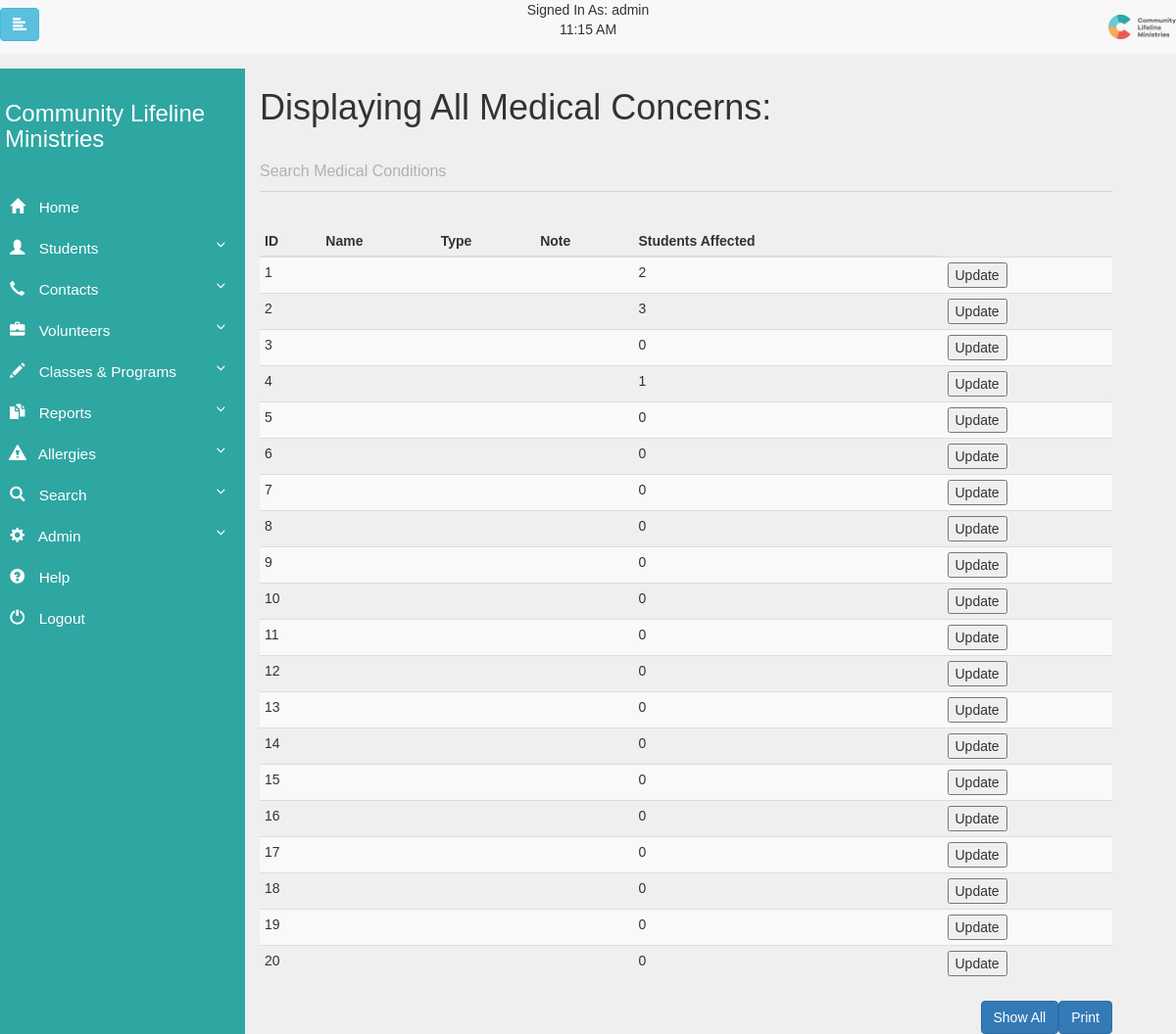
Screenshot of /php-files/show/ShowMedicalConcerns.php (signed in) with the database file from the repository.
### tables this page shows
CREATE TABLE Medical_Concerns (
  Created_Timestamp      TIMESTAMP DEFAULT now(),
  Last_Updated_Timestamp TIMESTAMP DEFAULT CURRENT_TIMESTAMP,
  Author_Username        VARCHAR(30),
  Id                     INT(10)   AUTO_INCREMENT PRIMARY KEY,
  Name                   VARCHAR(60),
  Note                   VARCHAR(500)
);

### php-files/widgets/TimeZoneFormat.php (called while the page is built, shortened)
<?php
$date = new DateTime(null, new DateTimeZone(date_default_timezone_get()));
$date->setTimeZone(new DateTimeZone('America/Chicago'));
$timeToDisplay = (string)$date->format("g:i A");
?>

### php-files/show/ShowMedicalConcerns.php (the view, shortened to what this page needs)
<?php
include("../scripts/header.php");
include("../../db/config.php");
$query = "SELECT * FROM Medical_Concerns;";
$result = mysqli_query($db, $query);
?>
<link rel="stylesheet" href="../../css/form-styles.css"/>
<link rel="stylesheet" href="../../css/toggle-switch.css"/>
<link rel="stylesheet" href="../../css/input-styles.css"/>
<h1>Displaying All Medical Concerns:</h1>
<div class="col-lg">
    <div class="mdl-textfield mdl-js-textfield mdl-textfield--floating-label">
        <input id="searchInput" class="mdl-textfield__input" name="searchInput" onkeyup="FilterFields();"
               type="text"/>
        <label class="mdl-textfield__label" for="searchInput">Search Medical Conditions</label>
    </div>
</div>
<br/>
<div id="print_div" class="table-wrapper">
    <table id="allergy-table" class="table table-condensed table-striped">
        <thead>
        <tr>
            <th>ID</th>
            <th>Name</th>
            <th>Type</th>
            <th>Note</th>
            <th>Students Affected</th>
        </tr>
        </thead>
        <tbody>
        <?php
        while ($row = mysqli_fetch_array($result, MYSQLI_ASSOC)) {
            $search = $row['Id'];
            $studentToAllergyQuery = ("SELECT COUNT(Medical_Concern_Id) from Student_To_Medical_Concerns Where Medical_Concern_Id = $search;");
            $rs = mysqli_query($db, $studentToAllergyQuery);
            $result2 = mysqli_fetch_array($rs);
            echo "<tr><td>";
            echo $row['Id'];
            echo "</td><td>";
            echo "</td><td>";
            echo "</td><td>";
            echo "</td><td>";
            echo "$result2[0]";
            echo "</td><td>";
            echo "<button class='table-update-button' type='button' value='$search' >Update</button>";
        }
        ?>
        </tbody>
    </table>
</div>
<input type="button" class="btn btn-primary pull-right" onclick="printReport('print_div')" value="Print"/>
<input type="button" id="show-all-button" class="btn btn-primary pull-right" value="Show All"/>
<?php
include("../scripts/footer.php");
?>

### php-files/scripts/header.php (shortened to what this page needs)
<?php
$userMakingChanges = $_SESSION['loggedIn'];
include("../widgets/TimeZoneFormat.php");
?>
<!DOCTYPE html>
<html>
<head>
    <link rel="stylesheet" href="../../css/slide-out-modal.css"/>
    <link rel="stylesheet" href="../../css/input-styles.css"/>
    <link rel="stylesheet" href="https://cdnjs.cloudflare.com/ajax/libs/font-awesome/4.7.0/css/font-awesome.min.css">
    <link rel="stylesheet" href="../../node_modules/bootstrap/dist/css/bootstrap.min.css"/>
    <link rel="stylesheet" href="https://maxcdn.bootstrapcdn.com/bootstrap/3.3.7/css/bootstrap.min.css">
    <link rel="stylesheet" type="text/css" href="../../css/clm.css"/>
</head>
<body>
<nav class="navbar-default navbar-fixed-top">
    <div class="navbar-user">
        Signed In As: <?php echo $userMakingChanges ?>
        <div class="">
            <? echo $timeToDisplay ?>
        </div>
    </div>
    <div class="navbar-collapse collapse">
        <ul class="nav navbar-nav navbar-left">
            <li>
                <button type="button" id="sidebarCollapse" class="btn btn-info navbar-btn">
                    <i class="glyphicon glyphicon-align-left"></i>
                </button>
            </li>
        </ul>
        <ul class="nav navbar-nav navbar-right">
            <li><a href="../index-login/menu.php"><img src="../../images/new-logo.png" alt="CLM Logo" height="25px"></a>
            </li>
        </ul>
    </div>
</nav>
<div class="wrapper">
    <nav id="sidebar">
        <div class="navbar-btn sidebar">
            <div class="sidebar-header">
                <h3>Community Lifeline Ministries</h3>
            </div>
            <ul class="list-unstyled components">
                <li class="Closed">
                    <a href="../index-login/menu.php">
                        <i class="glyphicon glyphicon-home"></i> Home
                    </a>
                </li>
                <li>
                    <a href="#studentSubmenu" data-toggle="collapse" aria-expanded="false">
                        <i class="glyphicon glyphicon-user"></i> Students
                    </a>
                </li>
                <li>
                    <a href="#contactSubmenu" data-toggle="collapse" aria-expanded="false">
                        <i class="glyphicon glyphicon-earphone"></i> Contacts
                    </a>
                </li>
                <li>
                    <a href="#volunteerSubmenu" data-toggle="collapse" aria-expanded="false">
                        <i class="glyphicon glyphicon-briefcase"></i> Volunteers
                    </a>
                </li>
                <li>
                    <a href="#classSubmenu" data-toggle="collapse" aria-expanded="false">
                        <i class="glyphicon glyphicon-pencil"></i> Classes & Programs
                    </a>
                </li>
                <li>
                    <a href="#reportsSubmenu" data-toggle="collapse" aria-expanded="false">
                        <i class="glyphicon glyphicon-duplicate"></i> Reports
                    </a>
                </li>
                <li>
                    <a href="#allergySubmenu" data-toggle="collapse" aria-expanded="false">
                        <i class="glyphicon glyphicon-alert"></i> Allergies
                    </a>
                </li>
                <li>
                    <a href="#searchSubmenu" data-toggle="collapse" aria-expanded="false">
                        <i class="glyphicon glyphicon-search"></i> Search
                    </a>
                </li>
                <li>
                    <a href="#adminSubmenu" data-toggle="collapse" aria-expanded="false">
                        <i class="glyphicon glyphicon-cog"></i> Admin
                    </a>
                </li>
                <li>
                    <a href="../index-login/UserDocumentation.php">
                        <i class="glyphicon glyphicon-question-sign"></i> Help
                    </a>
                </li>
                <li>
                    <a href="../index-login/logout.php">
                        <i class="glyphicon glyphicon-off"></i> Logout
                    </a>
                </li>
            </ul>
        </div>
    </nav>
    <div class="col-sm-9" id="content">

### php-files/scripts/footer.php (shortened to what this page needs)
</div>
</div>
</body>
</html>

### css/input-styles.css (style rules this page uses)
.mdl-textfield { position: relative; font-size: 17px; display: inline-block; box-sizing: border-box; width: 100%; max-width: 100%; margin: 0; padding: 25px 0 15px 0; font-weight: 300; }
.mdl-textfield__input { border: none; border-bottom: 1px solid rgba(0, 0, 0, .12); display: block; font-size: 16px; font-family: "Helvetica", "Arial", sans-serif; margin: 0; padding: 4px 0; width: 100%; background: 0 0; text-align: left; color: inherit }
.mdl-textfield__label { bottom: 0; color: rgba(0, 0, 0, .26); font-size: 16px; font-weight: 300; left: 0; right: 0; pointer-events: none; position: absolute; display: block; top: 24px; width: 100%; overflow: hidden; white-space: nowrap; text-align: left }
.mdl-textfield--floating-label .mdl-textfield__label { transition-duration: .2s; transition-timing-function: cubic-bezier(.4, 0, .2, 1) }
.mdl-textfield__label:after { background-color: #7fc6a6; bottom: 10px; content: ''; height: 2px; left: 45%; position: absolute; transition-duration: .2s; transition-timing-function: cubic-bezier(.4, 0, .2, 1); visibility: hidden; width: 10px }

### css/clm.css (style rules this page uses)
body { font-family: 'Verdana', sans-serif; background: #efefef; padding-top: 70px; }
.wrapper { display: flex; }
a, a:hover, a:focus { color: inherit; text-decoration: none; transition: all 0.3s; }
.navbar-user { position: absolute; width: 100%; text-align: center; }
i, span { display: inline-block; }
#sidebar { min-width: 250px; max-width: 250px; background: #2EA6A2; color: #fff; transition: all 0.3s; }
#sidebar ul li a { text-align: left; }
#sidebar .sidebar-header { padding: 5px; background: #2EA6A2; }
#sidebar ul.components { padding: 20px 0; border-bottom: 1px solid #2EA6A2; }
#sidebar ul li a { padding: 10px; font-size: 1.1em; display: block; }
#sidebar ul li a i { margin-right: 10px; }
a[data-toggle="collapse"] { position: relative; }
a[aria-expanded="false"]::before, a[aria-expanded="true"]::before { content: '\e259'; display: block; position: absolute; right: 20px; font-family: 'Glyphicons Halflings'; font-size: 0.6em; }
#content { min-height: 100vh; transition: all 0.3s; }

### css/toggle-switch.css (style rules this page uses)
ul, li { list-style: none; margin: 0; padding: 0; }

### rows the page displays
medical_concerns: Id "1", result2 "2"
medical_concerns: Id "2", result2 "3"
medical_concerns: Id "3", result2 "0"
medical_concerns: Id "4", result2 "1"
medical_concerns: Id "5", result2 "0"
medical_concerns: Id "6", result2 "0"
medical_concerns: Id "7", result2 "0"
medical_concerns: Id "8", result2 "0"
medical_concerns: Id "9", result2 "0"
medical_concerns: Id "10", result2 "0"
medical_concerns: Id "11", result2 "0"
medical_concerns: Id "12", result2 "0"
medical_concerns: Id "13", result2 "0"
medical_concerns: Id "14", result2 "0"
medical_concerns: Id "15", result2 "0"
medical_concerns: Id "16", result2 "0"
medical_concerns: Id "17", result2 "0"
medical_concerns: Id "18", result2 "0"
medical_concerns: Id "19", result2 "0"
medical_concerns: Id "20", result2 "0"

### other values shown
$userMakingChanges "admin"
$timeToDisplay "11:15 AM"
